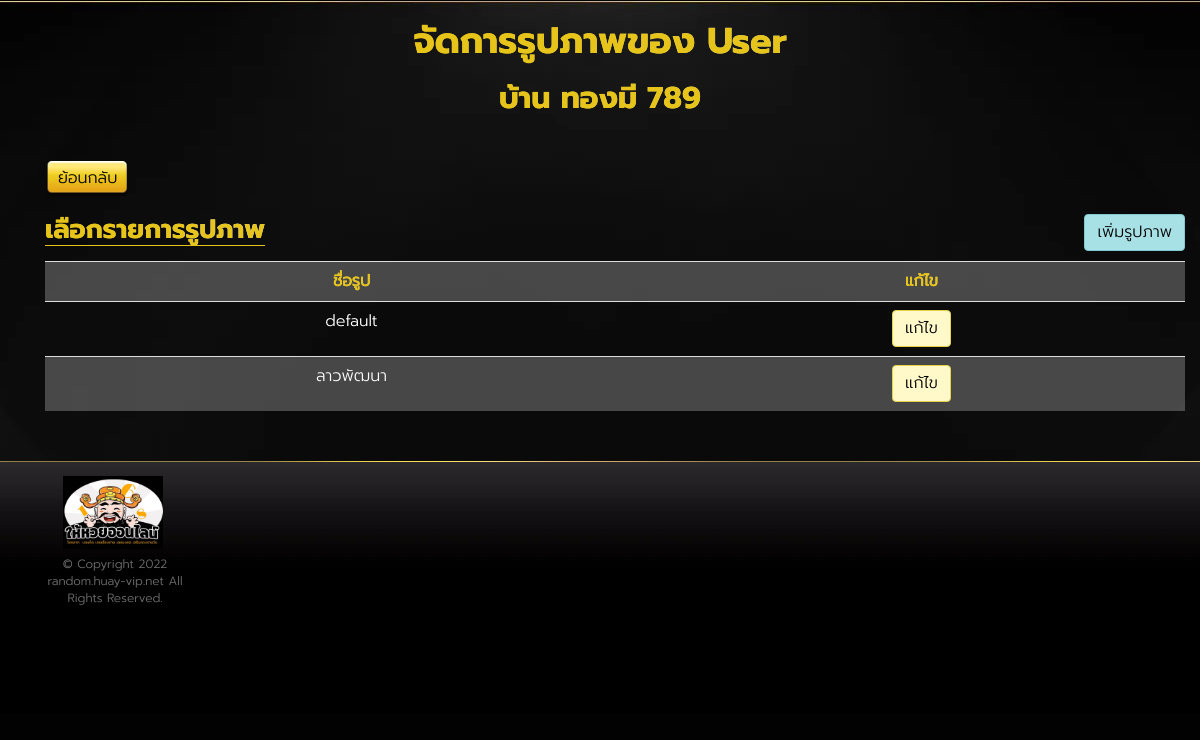
The page /backend/image/list/tongmee789 (signed in) on the database its author committed.
### huayrandom/models.py (models this page shows, shortened)
class ProfileModel(models.Model):
    user = models.OneToOneField(User, on_delete=models.CASCADE)
    house_name = models.CharField(default='None', max_length=255)
    usertype = models.CharField(default='random', max_length=255)
    status = models.BooleanField(default=True)
    expire_date = models.DateTimeField(null=True, blank=True)
    credit_shop = models.BooleanField(default=True)
    random_mode = models.CharField(default='random_any', max_length=255)

class ImageHouseModel(models.Model):
    user = models.ForeignKey(User, on_delete=models.CASCADE)
    image_name = models.CharField(default='None', max_length=255)
    location = models.CharField(default='None', max_length=255)
    def __str__(self):
        return self.image_name

### huayrandom/views.py (the view)
@login_required
def ListImage(request,username):
    context = {}
    userObject = User.objects.get(username=username)
    profileObject = ProfileModel.objects.get(user=userObject)
    imageHouseObject = ImageHouseModel.objects.filter(user=userObject)
    context['imageHouseObject'] = imageHouseObject
    context['profileObject'] = profileObject
    context['username'] = username
    if 'status' in request.session:
        context['status'] = request.session['status']
        request.session['status'] = ''  # clear stuck status in session
    if 'statusedit' in request.session:
        context['statusedit'] = request.session['statusedit']
        request.session['statusedit'] = ''  # clear stuck statusedit in session
    if 'statusdel' in request.session:
        context['statusdel'] = request.session['statusdel']
        request.session['statusdel'] = ''  # clear stuck statusdel in session
    return render(request, 'image_house/list_image.html', context)

### huayrandom/templates/image_house/list_image.html (shortened to what this page needs)
{% extends 'component/layout.html' %}
{%block content%}
<div class="wrap">
  <section class="slot-home-body">
    <div class="container">
      <div>
        <h1 class="shine-text big-font text-center">จัดการรูปภาพของ User</h1>
        <h2 class="shine-text big-font text-center">บ้าน {{profileObject.house_name}}</h2>
      </div>
      <section class="content">
        <div class="container">
          <div class="slot-intro">
            <div class="d-flex justify-content-between">
              <div>
                <a href="/backend/" class="btn btn-default">ย้อนกลับ</a>
                <h3 class="title shine-text underline">เลือกรายการรูปภาพ</h3>
              </div>
              <div class="d-flex flex-end" style="padding-bottom:10px">
                <a href="/backend/user/image/add/{{username}}" class="btn btn-light-blue" style="color:black;">เพิ่มรูปภาพ</a>
              </div>
            </div>
            <div class="table-responsive">
              <table class="table table-striped">
                <tr>
                  <th class="text-center shine-text">ชื่อรูป</th>
                  <th class="text-center shine-text">แก้ไข</th>
                </tr>
                {%for item in imageHouseObject %}
                <tr>
                  <td class="text-center">
                    <div class="form-group">
                      {{item}}
                    </div>
                  </td>
                  <td class="text-center">
                    <a href="/backend/user/image/edit/{{username}}/{{item.id}}" class="btn btn-yellow" style="color:black;">แก้ไข</a>
                  </td>
                </tr>
                {%endfor%}
              </table>
            </div>
          </div>
        </div>
      </section>
    </div>
    {%endblock content%}

### static/assets/css/style.css (style rules this page uses)
body { background: #030203; color: #fff; font-family: 'Prompt-Light'; font-size: 21px; }
h1, h2, h3 { color: #e6c41a; font-family: 'Prompt' }
h2.title, h3.title { font-size: 26px; border-bottom: 1px solid #e6c41a }
a { color: #fff; -moz-transition: ease .3s; -o-transition: ease .3s; -webkit-transition: ease .3s; transition: ease .3s }
.wrap { background: url("/static/images/background/bkg_livecasino.webp") top center no-repeat; padding-top: 1px }
.content { padding: 30px 0 0px }
.content a { color: #e6c41a }
.shine-text { background: linear-gradient(to right, #e6c41a 20%, #ffffff 40%, #ffffff 60%, #e6c41a 80%); background-size: 200% auto; color: #e6c41a; background-clip: text; text-fill-color: transparent; -webkit-background-clip: text; animation: shine 2s linear infinite; margin-bottom: 15px }
.slot-intro { font-size: 16px }
.btn { font-size: 22px }
.btn.btn-default { background: url("/static/images/component/btn_bg.webp") top center no-repeat; background-size: 100% 100%; border-color: transparent; color: #000 }

### static/assets/css/style-custom.css (style rules this page uses)
body { font-family: "Prompt-Light" !important; font-size: 10px; background-image: url("/static/images/background/bdg.webp"); }
.table-striped>tbody>tr:nth-of-type(odd) { background-color: #f9f9f940; }
.btn-yellow { color:#000; background-color: #FFF9CA; border-color:#e5d246; }
.btn-light-blue { color:#000; background-color: #a8e1e5; border-color:#81CACF; }
.btn { font-size: 16px; }
.d-flex { display: flex !important; }
.justify-content-between { justify-content: space-between; }
.flex-end { align-items: flex-end; }

### rows shown on the page
ProfileModel: house_name "ทองมี 789"
ImageHouseModel: image_name "default"
ImageHouseModel: image_name "ลาวพัฒนา"
